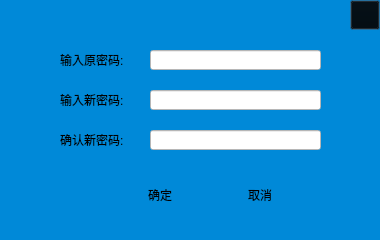
<?xml version="1.0" encoding="UTF-8"?>
<ui version="4.0">
 <class>modifyDialog</class>
 <widget class="QDialog" name="modifyDialog">
  <property name="geometry">
   <rect>
    <x>0</x>
    <y>0</y>
    <width>380</width>
    <height>240</height>
   </rect>
  </property>
  <property name="windowTitle">
   <string>Dialog</string>
  </property>
  <property name="styleSheet">
   <string notr="true">background-color:rgb(0,137,216)</string>
  </property>
  <widget class="QLineEdit" name="lineEdit">
   <property name="geometry">
    <rect>
     <x>150</x>
     <y>50</y>
     <width>171</width>
     <height>20</height>
    </rect>
   </property>
   <property name="font">
    <font>
     <family>04b_21</family>
     <pointsize>6</pointsize>
    </font>
   </property>
   <property name="styleSheet">
    <string notr="true">background-color: rgb(255, 255, 255);</string>
   </property>
  </widget>
  <widget class="QLineEdit" name="lineEdit_2">
   <property name="geometry">
    <rect>
     <x>150</x>
     <y>90</y>
     <width>171</width>
     <height>20</height>
    </rect>
   </property>
   <property name="font">
    <font>
     <family>04b_21</family>
     <pointsize>6</pointsize>
    </font>
   </property>
   <property name="styleSheet">
    <string notr="true">background-color: rgb(255, 255, 255);</string>
   </property>
  </widget>
  <widget class="QLineEdit" name="lineEdit_3">
   <property name="geometry">
    <rect>
     <x>150</x>
     <y>130</y>
     <width>171</width>
     <height>20</height>
    </rect>
   </property>
   <property name="font">
    <font>
     <family>04b_21</family>
     <pointsize>6</pointsize>
    </font>
   </property>
   <property name="styleSheet">
    <string notr="true">background-color: rgb(255, 255, 255);</string>
   </property>
  </widget>
  <widget class="QLabel" name="label">
   <property name="geometry">
    <rect>
     <x>60</x>
     <y>50</y>
     <width>81</width>
     <height>20</height>
    </rect>
   </property>
   <property name="styleSheet">
    <string notr="true">font: 10pt &quot;幼圆&quot;;</string>
   </property>
   <property name="text">
    <string>输入原密码:</string>
   </property>
  </widget>
  <widget class="QLabel" name="label_2">
   <property name="geometry">
    <rect>
     <x>60</x>
     <y>90</y>
     <width>81</width>
     <height>20</height>
    </rect>
   </property>
   <property name="styleSheet">
    <string notr="true">font: 10pt &quot;幼圆&quot;;</string>
   </property>
   <property name="text">
    <string>输入新密码:</string>
   </property>
  </widget>
  <widget class="QLabel" name="label_3">
   <property name="geometry">
    <rect>
     <x>60</x>
     <y>130</y>
     <width>81</width>
     <height>20</height>
    </rect>
   </property>
   <property name="styleSheet">
    <string notr="true">font: 10pt &quot;幼圆&quot;;</string>
   </property>
   <property name="text">
    <string>确认新密码:</string>
   </property>
  </widget>
  <widget class="QPushButton" name="close1Button">
   <property name="geometry">
    <rect>
     <x>350</x>
     <y>0</y>
     <width>30</width>
     <height>30</height>
    </rect>
   </property>
   <property name="styleSheet">
    <string notr="true">QPushButton#close1Button
{
	background:transparent
}
QPushButton#close1Button
{	
    border-image: url(:/Resources/images/close.png);
}
QPushButton#close1Button:hover
{
	border-image: url(:/Resources/images/close_hover.png);
}
QPushButton#close1Button:pressed
{
    border-image: url(:/Resources/images/close_press.png);
}
</string>
   </property>
   <property name="text">
    <string/>
   </property>
   <property name="iconSize">
    <size>
     <width>30</width>
     <height>30</height>
    </size>
   </property>
  </widget>
  <widget class="QPushButton" name="okButton">
   <property name="geometry">
    <rect>
     <x>130</x>
     <y>180</y>
     <width>60</width>
     <height>30</height>
    </rect>
   </property>
   <property name="styleSheet">
    <string notr="true">QPushButton#okButton
{
	font: 25 9pt &quot;Microsoft YaHei&quot;;
    border-image: url(:/Resources/images/Button.jpg);
    border-radius:5px;
}

QPushButton#okButton:pressed
{
    border-image: url(:/Resources/images/Button.jpg);
    padding-left:2px;
    padding-top:2px;
}</string>
   </property>
   <property name="text">
    <string>确定</string>
   </property>
  </widget>
  <widget class="QPushButton" name="cancelButton">
   <property name="geometry">
    <rect>
     <x>230</x>
     <y>180</y>
     <width>60</width>
     <height>30</height>
    </rect>
   </property>
   <property name="styleSheet">
    <string notr="true">QPushButton#cancelButton
{
	font: 25 9pt &quot;Microsoft YaHei&quot;;
    border-image: url(:/Resources/images/Button.jpg);
    border-radius:5px;
}

QPushButton#cancelButton:pressed
{
    border-image: url(:/Resources/images/Button.jpg);
    padding-left:2px;
    padding-top:2px;
}</string>
   </property>
   <property name="text">
    <string>取消</string>
   </property>
  </widget>
 </widget>
 <resources/>
 <connections/>
</ui>
